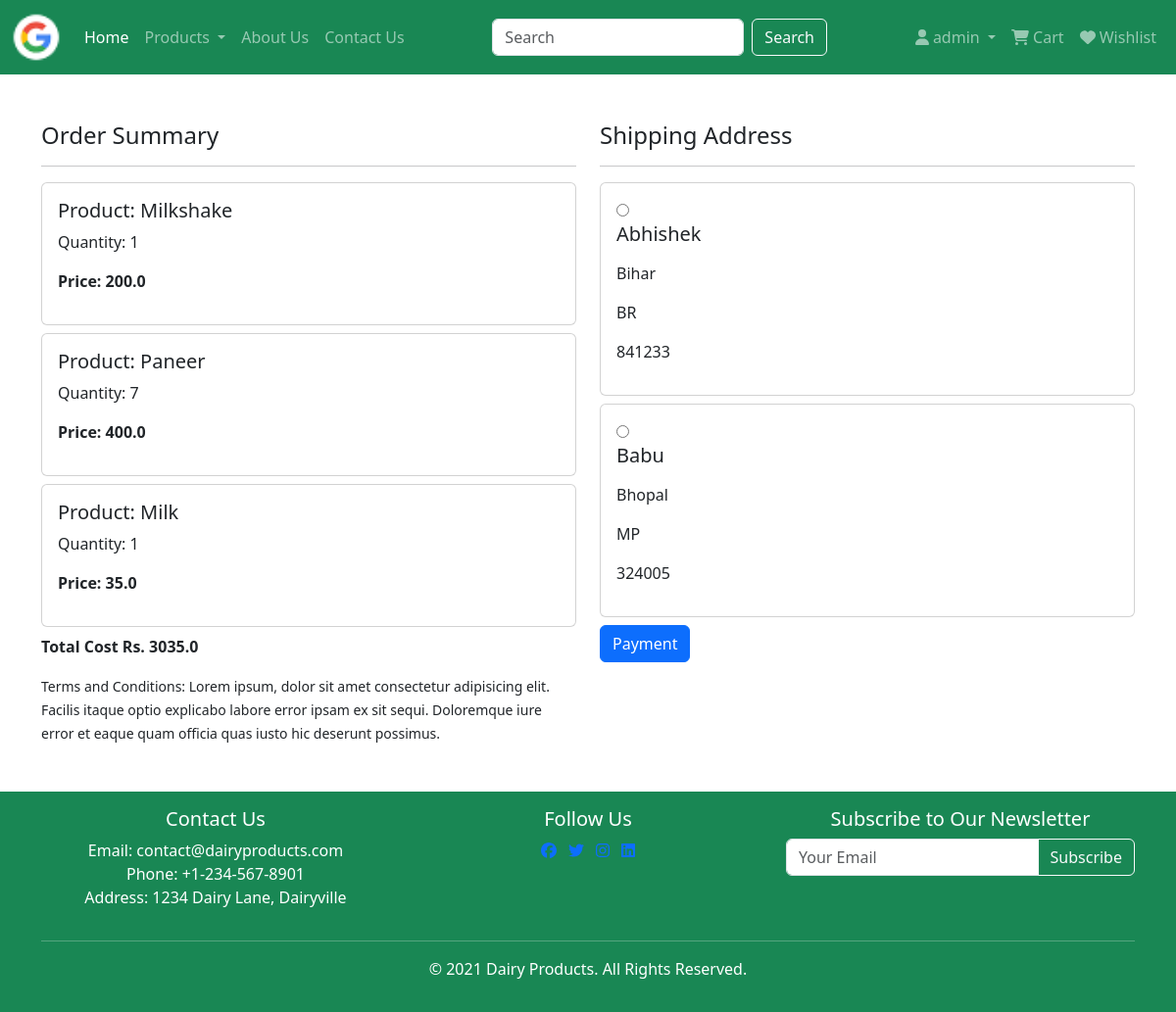
Screenshot of /checkout/ (signed in) with the database file from the repository.
### app/models.py (models this page shows, shortened)
class Cart(models.Model):
    user = models.ForeignKey(User, on_delete=models.CASCADE)
    product = models.ForeignKey(Product, on_delete=models.CASCADE)
    quantity = models.PositiveIntegerField(default=1)
    checked_out = models.BooleanField(default=False)
    @property
    def total_cost(self):
        return self.quantity * self.product.discounted_price

class Product(models.Model):
    title = models.CharField(max_length=100)
    selling_price = models.FloatField()
    discounted_price = models.FloatField()
    description = models.TextField()
    composition = models.TextField(default="")
    prodapp = models.TextField(default="")
    category = models.CharField(choices=CATEGORY_CHOICES, max_length=2)
    product_image = models.ImageField(upload_to='product')

class Customer(models.Model):
    id = models.AutoField(primary_key=True)
    user = models.ForeignKey(User, on_delete=models.CASCADE)
    name = models.CharField(max_length=200)
    locality = models.CharField(max_length=200)
    city = models.CharField(max_length=50)
    mobile = models.CharField(max_length=15)
    zipcode = models.IntegerField()
    state = models.CharField(choices=STATE_CHOICES, max_length=50)

### app/views.py (the view)
# urls.py: path('checkout/', views.checkout_view, name='checkout'),
@login_required
def checkout_view(request):
    user = request.user
    add = Customer.objects.filter(user=user)
    cart_items = Cart.objects.filter(user=user, checked_out=False)
    cart_total = sum(item.total_cost for item in cart_items)
    famount = 0
    for item in cart_items:
        value = item.quantity * item.product.discounted_price
        famount += value
    totalamount = famount
    razorpay_amount = int(totalamount * 100)
    client = razorpay.Client(auth=(settings.RAZORPAY_API_KEY, settings.RAZORPAY_API_SECRET))
    data = {
        'amount': razorpay_amount,
        'currency': 'INR',
        'receipt': 'order_rcptid_11',
    }
    payment_response = client.order.create(data=data)
    print(payment_response)
    order_id = payment_response['id']
    order_status = payment_response['status']
    if order_status == 'created':
        payment = Payment(user=user, amount=totalamount, razorpay_order_id=order_id,razorpay_payment_status=order_status)
        payment.save()
    return render(request, 'app/checkout.html', locals())

### app/templates/app/checkout.html (shortened to what this page needs)
{% extends "app/base.html" %}
{% load static %}
{% block main-content %}
<div class="container my-5">
    <div class="row mt-5">
        <div class="col-sm-6">
            <h4>Order Summary</h4>
            <hr>
            {% for item in cart_items %}
                <div class="card mb-2">
                    <div class="card-body">
                        <h5>Product: {{ item.product.title }}</h5>
                        <p>Quantity: {{ item.quantity }}</p>
                        <p class="fw-bold">Price: {{ item.product.discounted_price }}</p>
                    </div>
                </div>
            {% endfor %}
            <p class="fw-bold">Total Cost Rs. {{ totalamount }}</p>
            <small>Terms and Conditions: Lorem ipsum, dolor sit amet consectetur adipisicing elit. Facilis itaque optio explicabo labore error ipsam ex sit sequi. Doloremque iure error et eaque quam officia quas iusto hic deserunt possimus.</small>
        </div>
        <div class="col-sm-6">
            <h4>Shipping Address</h4>
            <hr>
            <form method="post" id="myform">
                {% for ad in add %}
                    <div class="card mb-2">
                        <div class="card-body">
                            <input type="radio" name="address" value="{{ ad.id }}" required>
                            <h5>{{ ad.name }}</h5>
                            <p>{{ ad.city }}</p>
                            <p>{{ ad.state }}</p>
                            <p>{{ ad.zipcode }}</p>
                        </div>
                    </div>
                {% endfor %}
                <button id="rzp-button1" type="submit" class="btn btn-primary">Payment</button>
            </form>
        </div>
    </div>
</div>
{% endblock main-content %}

### app/templates/app/base.html (shortened to what this page needs)
<!DOCTYPE html>
{% load static %}
<html lang="en">
<head>
    <link href="https://cdn.jsdelivr.net/npm/bootstrap@5.3.3/dist/css/bootstrap.min.css" rel="stylesheet">
    <link rel="stylesheet" href="{% static 'app/css/owl.carousel.min.css' %}">
    <link rel="stylesheet" href="{% static 'app/css/all.min.css' %}">
    <link rel="stylesheet" href="{% static 'app/css/style.css' %}">
</head>
<body class="d-flex flex-column vh-100">
    <nav class="navbar navbar-expand-lg navbar-dark bg-success">
        <div class="container-fluid">
            <a class="navbar-brand" href="#">
                <img width="50" height="50" alt="">
            </a>
            <div class="collapse navbar-collapse" id="navbarSupportedContent">
                <ul class="navbar-nav me-auto mb-2 mb-lg-0">
                  {% if request.user.is_authenticated %}
                    <li class="nav-item">
                        <a class="nav-link active" aria-current="page" href="/">Home</a>
                    </li>
                    <li class="nav-item dropdown">
                        <a class="nav-link dropdown-toggle" href="#" role="button" data-bs-toggle="dropdown" aria-expanded="false">
                            Products
                        </a>
                    </li>
                    <li class="nav-item">
                        <a class="nav-link" href="{% url "about" %}">About Us</a>
                    </li>
                    <li class="nav-item">
                        <a class="nav-link" href="{% url "contact" %}">Contact Us</a>
                    </li>
                </ul>
                <form class="d-flex" role="search">
                    <input class="form-control me-2" type="search" placeholder="Search" aria-label="Search">
                    <button class="btn btn-outline-light" type="submit">Search</button>
                </form>
                <ul class="navbar-nav ms-auto mb-2 mb-lg-0">
                    <li class="nav-item dropdown">
                        <a class="nav-link dropdown-toggle" href="#" role="button" data-bs-toggle="dropdown" aria-expanded="false">
                            <i class="fas fa-user"></i> {{ request.user.username }}
                        </a>
                    </li>
                    <li class="nav-item">
                        <a class="nav-link" href="{% url "show_cart" %}"><i class="fas fa-shopping-cart"></i> Cart </a>
                    </li>
                    <li class="nav-item">
                        <a class="nav-link" href="#"><i class="fas fa-heart"></i> Wishlist</a>
                    </li>
                    {% endif %}
                </ul>
            </div>
        </div>
    </nav>
    <div class="container-fluid flex-grow-1">
        {% block main-content %}{% endblock main-content %}
    </div>
    <footer class="bg-success text-white text-center p-3">
        <div class="container">
            <div class="row">
                <div class="col-md-4">
                    <h5>Contact Us</h5>
                    <ul class="list-unstyled">
                        <li>Email: contact@dairyproducts.com</li>
                        <li>Phone: +1-234-567-8901</li>
                        <li>Address: 1234 Dairy Lane, Dairyville</li>
                    </ul>
                </div>
                <div class="col-md-4">
                    <h5>Follow Us</h5>
                    <ul class="list-inline social-icons">
                        <li class="list-inline-item"><a href="#"><i class="fab fa-facebook"></i></a></li>
                        <li class="list-inline-item"><a href="#"><i class="fab fa-twitter"></i></a></li>
                        <li class="list-inline-item"><a href="#"><i class="fab fa-instagram"></i></a></li>
                        <li class="list-inline-item"><a href="#"><i class="fab fa-linkedin"></i></a></li>
                    </ul>
                </div>
                <div class="col-md-4">
                    <h5>Subscribe to Our Newsletter</h5>
                    <form class="input-group mb-3">
                        <input type="email" class="form-control" placeholder="Your Email">
                        <button class="btn btn-outline-light" type="button">Subscribe</button>
                    </form>
                </div>
            </div>
            <hr>
            <p>&copy; 2021 Dairy Products. All Rights Reserved.</p>
        </div>
    </footer>
</body>
</html>

### rows the page displays
Cart: product "Milkshake", quantity "1", product.discounted_price "200.0"
Cart: product "Paneer", quantity "7", product.discounted_price "400.0"
Cart: product "Milk", quantity "1", product.discounted_price "35.0"
Customer: name "Abhishek", city "Bihar", state "BR", zipcode "841233"
Customer: name "Babu", city "Bhopal", state "MP", zipcode "324005"

### other values shown
{{ request.user.username }} "admin"
{{ totalamount }} "3035.0"
